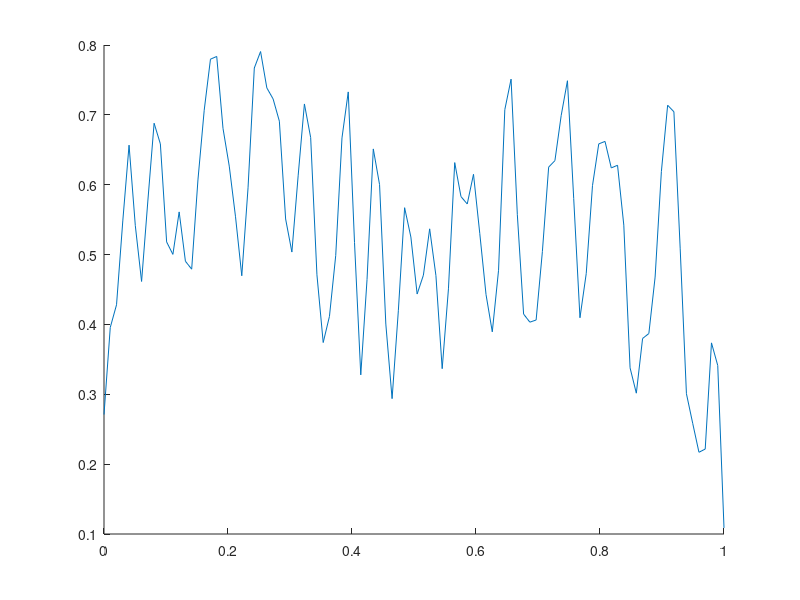

The MATLAB source for this figure: (Note: this script raises an error after producing the figure.)
f=rand(1,100);
f=conv(f,[.5 .5],'same')
f=conv(f,[.5 .5],'same')
f=conv(f,[.5 .5],'same')
t=linspace(0,1,100);
T=max(t)-min(t);
Omg = pi/T;

for n=10:100;
clf;
hold on;
plot(t,f);
[a, c] = ckoeff(f,t,n);
b = skoeff(f,t,n);

k=1:n;
fs=@(x)sum(a(k).*cos(k*Omg*x)) + sum(b(k).*sin(k*Omg*x)) + c;
% fs=@(x)sum(b(k).*sin(k*Omg*x));
fplot(fs,[0,1],'r')
pause
end